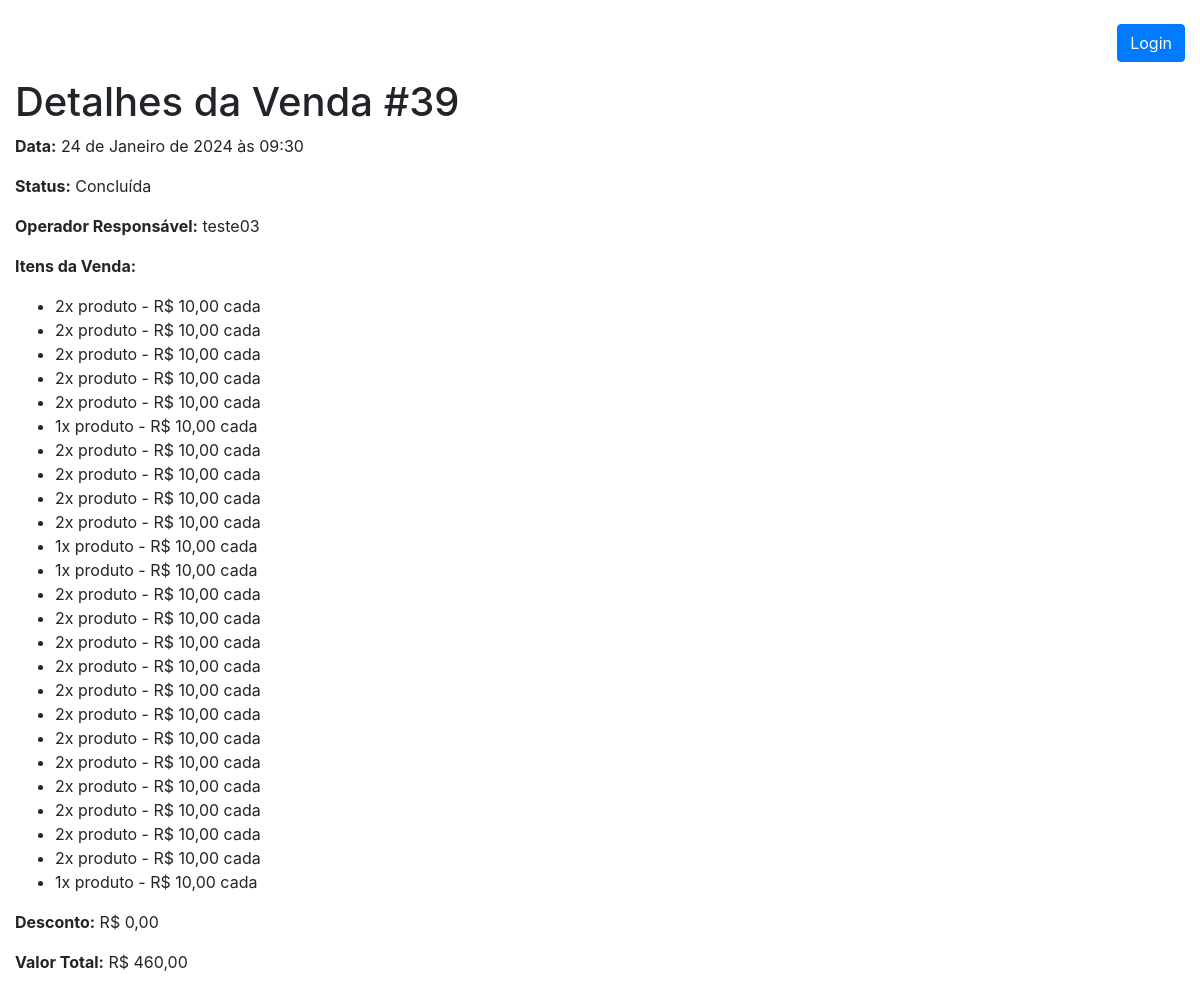
Screenshot of /pdvweb/detalhes_venda/39/ with the database file from the repository.
### pdvweb/models.py (models this page shows, shortened)
class Venda(models.Model):
    STATUS_PENDENTE = 'pendente'
    STATUS_CONCLUIDA = 'concluida'
    STATUS_CANCELADA = 'cancelada'
    STATUS_CHOICES = [
        (STATUS_PENDENTE, 'Pendente'),
        (STATUS_CONCLUIDA, 'Concluída'),
        (STATUS_CANCELADA, 'Cancelada'),
    ]
    data = models.DateTimeField(default=timezone.now)
    produtos = models.ManyToManyField(
        Produto, through='ItemVenda', related_name='vendas')
    status = models.CharField(
        max_length=20, choices=STATUS_CHOICES, default=STATUS_PENDENTE)
    valor_total = models.DecimalField(
        max_digits=10, decimal_places=2, default=0.0)
    desconto = models.DecimalField(max_digits=5, decimal_places=2, default=0.0)
    operador_responsavel = models.ForeignKey(
        Operador, on_delete=models.SET_NULL, null=True, blank=True)
    cliente = models.ForeignKey(
        Cliente, on_delete=models.SET_NULL, null=True, blank=True)

class Operador(models.Model):
    nome = models.CharField(max_length=255)
    email = models.EmailField()
    telefone = models.CharField(max_length=20, blank=True, null=True)
    usuarios = models.ManyToManyField(
        'CustomUser', related_name='operadores', blank=True)

class ItemVenda(models.Model):
    venda = models.ForeignKey(
        Venda, on_delete=models.CASCADE, related_name='itens_venda')
    produto = models.ForeignKey(Produto, on_delete=models.CASCADE)
    quantidade = models.PositiveIntegerField(validators=[MinValueValidator(1)])
    preco_unitario = models.DecimalField(
        max_digits=10, decimal_places=2, default=0.0)
    subtotal = models.DecimalField(
        max_digits=10, decimal_places=2, default=0.0)

class Produto(models.Model):
    nome = models.CharField(max_length=100, unique=True)
    descricao = models.TextField(blank=True, null=True)
    preco = models.DecimalField(
        max_digits=10, decimal_places=2, validators=[MinValueValidator(0)])
    categoria = models.ForeignKey(
        Categoria, on_delete=models.SET_NULL, null=True, blank=True)
    estoque = models.PositiveIntegerField(default=0)
    data_criacao = models.DateTimeField(default=timezone.now)

### pdvweb/views.py (the view)
# urls.py: path('detalhes_venda/<int:venda_id>/',
def detalhes_venda(request, venda_id):
    venda = get_object_or_404(Venda, pk=venda_id)
    return render(request, 'pdvweb/detalhes_venda.html', {'venda': venda})

### pdvweb/templates/pdvweb/detalhes_venda.html
{% extends 'pdvweb/base.html' %}
{% block content %}
  <h1>Detalhes da Venda #{{ venda.id }}</h1>
  <p><strong>Data:</strong> {{ venda.data }}</p>
  <p><strong>Status:</strong> {{ venda.get_status_display }}</p>
  <p><strong>Operador Responsável:</strong> {% if venda.operador_responsavel %}{{ venda.operador_responsavel.nome }}{% else %}N/A{% endif %}</p>
  <p><strong>Itens da Venda:</strong></p>
  <ul>
    {% for item in venda.itens_venda.all %}
      <li>{{ item.quantidade }}x {{ item.produto.nome }} - R$ {{ item.preco_unitario }} cada</li>
    {% endfor %}
  </ul>
  <p><strong>Desconto:</strong> R$ {{ venda.desconto }}</p>
  <p><strong>Valor Total:</strong> R$ {{ venda.valor_total }}</p>
{% endblock %}

### rows the page displays
Venda: id "39", data "24 de Janeiro de 2024 às 09:30", status "Concluída", operador_responsavel.nome "teste03", desconto "0,00", valor_total "460,00"
ItemVenda: quantidade "2", produto.nome "produto", preco_unitario "10,00"
ItemVenda: quantidade "2", produto.nome "produto", preco_unitario "10,00"
ItemVenda: quantidade "2", produto.nome "produto", preco_unitario "10,00"
ItemVenda: quantidade "2", produto.nome "produto", preco_unitario "10,00"
ItemVenda: quantidade "2", produto.nome "produto", preco_unitario "10,00"
ItemVenda: quantidade "1", produto.nome "produto", preco_unitario "10,00"
ItemVenda: quantidade "2", produto.nome "produto", preco_unitario "10,00"
ItemVenda: quantidade "2", produto.nome "produto", preco_unitario "10,00"
ItemVenda: quantidade "2", produto.nome "produto", preco_unitario "10,00"
ItemVenda: quantidade "2", produto.nome "produto", preco_unitario "10,00"
ItemVenda: quantidade "1", produto.nome "produto", preco_unitario "10,00"
ItemVenda: quantidade "1", produto.nome "produto", preco_unitario "10,00"
ItemVenda: quantidade "2", produto.nome "produto", preco_unitario "10,00"
ItemVenda: quantidade "2", produto.nome "produto", preco_unitario "10,00"
ItemVenda: quantidade "2", produto.nome "produto", preco_unitario "10,00"
ItemVenda: quantidade "2", produto.nome "produto", preco_unitario "10,00"
ItemVenda: quantidade "2", produto.nome "produto", preco_unitario "10,00"
ItemVenda: quantidade "2", produto.nome "produto", preco_unitario "10,00"
ItemVenda: quantidade "2", produto.nome "produto", preco_unitario "10,00"
ItemVenda: quantidade "2", produto.nome "produto", preco_unitario "10,00"
ItemVenda: quantidade "2", produto.nome "produto", preco_unitario "10,00"
ItemVenda: quantidade "2", produto.nome "produto", preco_unitario "10,00"
ItemVenda: quantidade "2", produto.nome "produto", preco_unitario "10,00"
ItemVenda: quantidade "2", produto.nome "produto", preco_unitario "10,00"
ItemVenda: quantidade "1", produto.nome "produto", preco_unitario "10,00"
